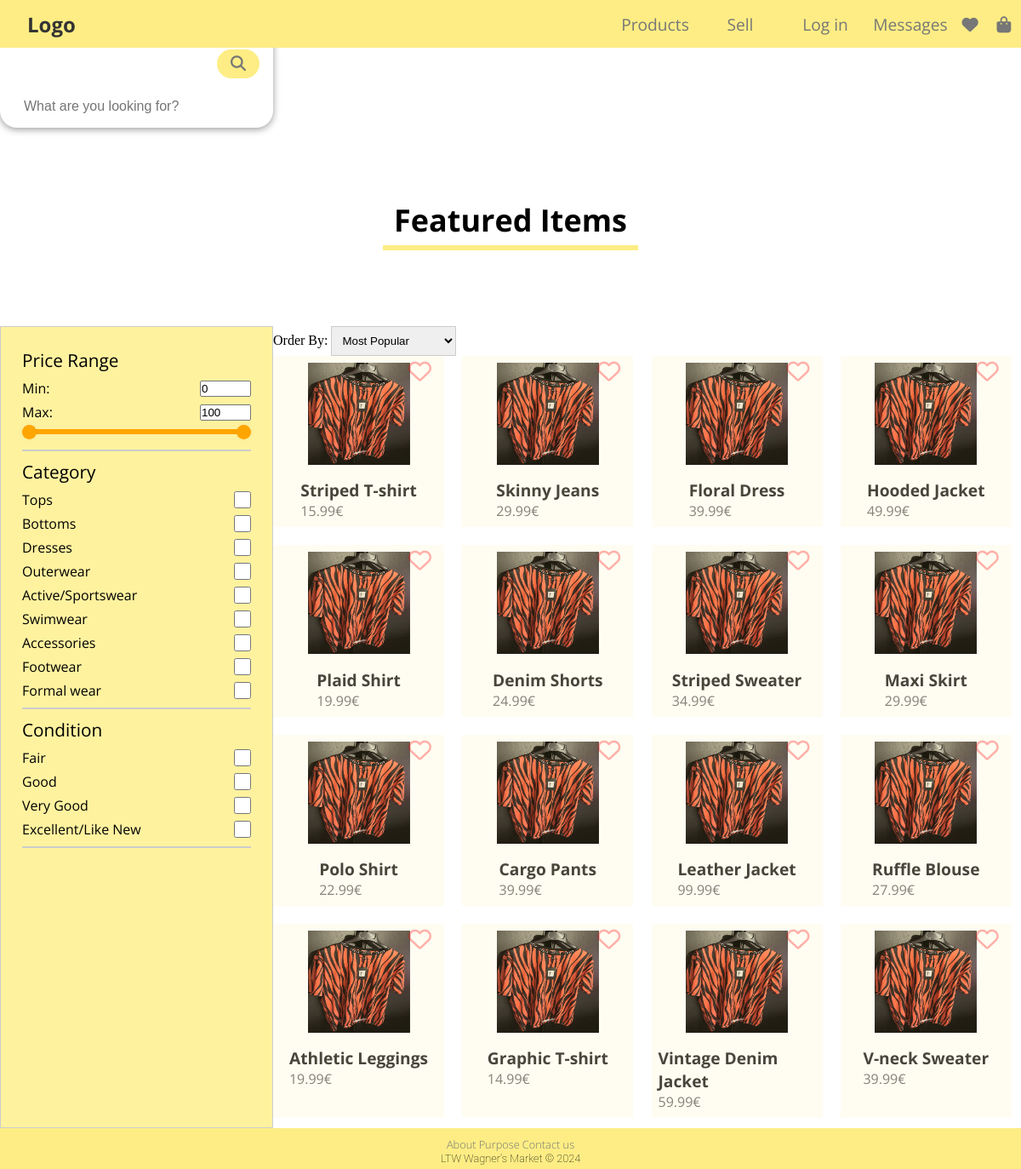
The page /pages/search.php on the database as committed earlier.
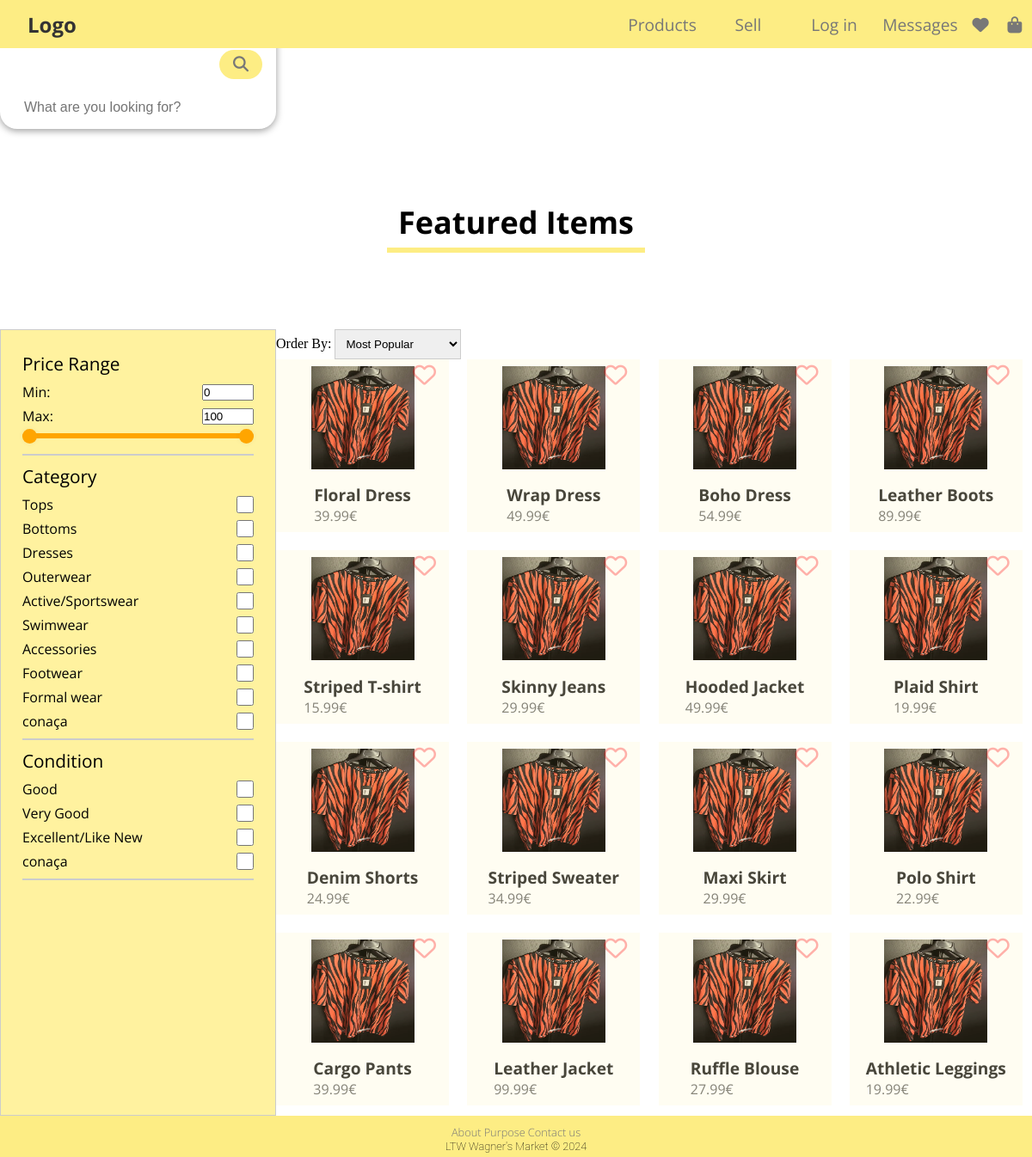
The same page on the database as committed later.
### tables this page shows
CREATE TABLE ITEM (
    ItemId INTEGER PRIMARY KEY AUTOINCREMENT,
    UserId INTEGER NOT NULL,
    Title TEXT NOT NULL,
    Price FLOAT NOT NULL,
    Description TEXT NOT NULL,
    Condition TEXT NOT NULL,
    Size TEXT NOT NULL,
    Brand TEXT NOT NULL,
    ImagePath TEXT NOT NULL,
    WishlistCounter INTEGER DEFAULT 0,
    Timestamp DATETIME NOT NULL DEFAULT CURRENT_TIMESTAMP,
    CONSTRAINT PriceConstraint CHECK (Price > 0),
    FOREIGN KEY (UserId) REFERENCES USER (UserId) ON DELETE CASCADE ON UPDATE CASCADE,
    FOREIGN KEY (Condition) REFERENCES CONDITION (Condition) ON DELETE CASCADE ON UPDATE CASCADE,
    FOREIGN KEY (Size) REFERENCES SIZE (Size) ON DELETE CASCADE ON UPDATE CASCADE
);

CREATE TABLE CATEGORY (
    CategoryName TEXT NOT NULL,
    CategoryImage TEXT NOT NULL,
    CONSTRAINT Pk_CategoryName PRIMARY KEY (CategoryName)
);

CREATE TABLE CONDITION (
    Condition TEXT NOT NULL,
    CONSTRAINT PK_Condition PRIMARY KEY (Condition)
);

### public/pages/search.php (called while the page is built, shortened)
<?php
require_once(__DIR__ . '/../utils/session.php');
$session = new Session();
require_once(__DIR__ . '/../../private/database/connection.db.php');
require_once(__DIR__ . '/../../private/database/item.class.php');
require_once(__DIR__ . '/../../private/database/item_category.class.php');
require_once(__DIR__ . '/../../private/templates/common.tpl.php');
require_once(__DIR__ . '/../../private/templates/item.tpl.php');
$limit = 16;
$offset = 0;
$db = getDatabaseConnection();
$categoryName = isset($_GET['category']) ? $_GET['category'] : null;
$items = Item::getMostPopularItems($db, $limit, $offset);
$maxPrice = Item::getMaxPrice($db);
drawItems($db, $items, $session);
drawItemFilter($db, $maxPrice, $categoryName);
?>

### private/database/item.class.php (called while the page is built, shortened)
<?php
class Item
{
    public function __construct(int $itemId, int $userId, string $title, float $price, string $description, string $condition, string $size, string $brand, string $imagePath, int $wishlistCounter, string $timeStamp)
    {
        $this->itemId = $itemId;
        $this->title = $title;
        $this->price = $price;
        $this->imagePath = $imagePath;
    }
    static function getMostPopularItems(PDO $db, int $count, int $offset): array
    {
        $stmt = $db->prepare('SELECT ItemId, UserId, Title, Price, Description, Condition,
            Size, Brand, ImagePath, WishlistCounter, Timestamp FROM ITEM ORDER BY WishlistCounter DESC LIMIT ? OFFSET ?');
        $stmt->execute(array($count, $offset));
        $items = array();
        while ($item = $stmt->fetch()) {
            $items[] = new Item(
                $item['ItemId'],
                $item['UserId'],
                $item['Title'],
                $item['Price'],
                $item['Description'],
                $item['Condition'],
                $item['Size'],
                $item['Brand'],
                $item['ImagePath'],
                $item['WishlistCounter'],
                $item['Timestamp']
            );
        }
        return $items;
    }
}
?>

### public/utils/session.php (called while the page is built, shortened)
<?php
class Session
{
    public function isLoggedIn(): bool
    {
        return isset($_SESSION['id']);
    }
}
?>

### private/database/category.class.php (called while the page is built, shortened)
<?php
class Category
{
    public function __construct(string $categoryName, string $categoryImage)
    {
        $this->categoryName = $categoryName;
    }
    static function getCategories(PDO $db): array
    {
        $stmt = $db->prepare('SELECT CategoryName, CategoryImage FROM CATEGORY');
        $stmt->execute(array());
        $categories = array();
        while ($category = $stmt->fetch()) {
            $categories[] = new Category(
                $category['CategoryName'],
                $category['CategoryImage']
            );
        }
        return $categories;
    }
}
?>

### private/database/condition.class.php (called while the page is built, shortened)
<?php
class Condition
{
    public function __construct(string $condition)
    {
        $this->condition = $condition;
    }
    static function getConditions(PDO $db): array
    {
        $stmt = $db->prepare('SELECT Condition FROM CONDITION');
        $stmt->execute(array());
        $conditions = array();
        while ($condition = $stmt->fetch()) {
            $conditions[] = new Condition(
                $condition['Condition']
            );
        }
        return $conditions;
    }
}
?>

### private/templates/item.tpl.php (the view, shortened to what the changed rows need)
<?php
require_once(__DIR__ . '/../database/item.class.php');
require_once(__DIR__ . '/../database/condition.class.php');
require_once(__DIR__ . '/../database/category.class.php');
?>
<?php function drawItems(PDO $db, array $items, Session $session): void
{ ?>
        <ul class="draw-items" id="draw-items">
            <?php foreach($items as $item) { ?>
                <li class="item-card">
                    <a href="../pages/item.php?id=<?=$item->itemId?>">
                        <img src="<?= $item->imagePath?>">
                    </a>
                    <?php if(!$session->isLoggedIn()) { ?>
                        <button id="not-logged-in" type="button" class="wishlist-button" disabled>
                            <i class="fa-regular fa-heart"></i>
                        </button>
                    <?php } elseif (Wishlist::isInWishlist($db, $session->getId(), $item->itemId)) { ?>
                        <button id="<?= $item->itemId ?>" type="button" class="wishlist-button">
                            <i class="fa-solid fa-heart"></i>
                        </button>
                    <?php } else { ?>
                        <button id="<?= $item->itemId ?>" type="button" class="wishlist-button">
                            <i class="fa-regular fa-heart"></i>
                        </button>
                    <?php } ?>
                    <a href="../pages/item.php?id=<?=$item->itemId?>">
                        <h4><?=$item->title?></h4>
                        <p><?=number_format($item->price, 2)?>€</p>
                    </a>
                </li>
            <?php } ?>
        </ul>
<?php }?>
<?php function drawItemFilter(PDO $db, float $maxPrice, ?string $selectedCategory = null) { ?>
    <?php
        $categories = Category::getCategories($db);
        $conditions = Condition::getConditions($db);
    ?>
    <form id="filters">
        <fieldset id="category">
            <legend>Category</legend>
            <?php foreach($categories as $category) { ?>
                <?php if ($selectedCategory != null) {
                    if ($selectedCategory === $category->categoryName) { ?>
                       <label><?= $category->categoryName ?><input type="checkbox" id="<?= $category->categoryName ?>" checked></label>
                <?php } else { ?>
                <label><?= $category->categoryName ?><input type="checkbox" id="<?= $category->categoryName ?>"></label>
                <?php } } else { ?>
                    <label><?= $category->categoryName ?><input type="checkbox" id="<?= $category->categoryName ?>"></label>
                    <?php } } ?>
        </fieldset>
        <fieldset id="condition">
            <legend>Condition</legend>
            <?php foreach($conditions as $condition) { ?>
                <label><?= $condition->condition ?><input type="checkbox" id="<?= $condition->condition ?>"></label>
            <?php } ?>
        </fieldset>
    </form>
<?php } ?>

Rows that differ between the two databases and show on the page:
no longer on this page (row unchanged): item: ImagePath (picture), Title "Graphic T-shirt", Price "14.99"
no longer on this page (row unchanged): item: ImagePath (picture), Title "Vintage Denim Jacket", Price "59.99"
no longer on this page (row unchanged): item: ImagePath (picture), Title "V-neck Sweater", Price "39.99"
removed condition: Condition "Fair"
changed item "Floral Dress": moves up the list
now on this page (row edited): item: ImagePath (picture), Title "Wrap Dress", Price "49.99"
now on this page (row edited): item: ImagePath (picture), Title "Boho Dress", Price "54.99"
now on this page (row edited): item: ImagePath (picture), Title "Leather Boots", Price "89.99"
added category: CategoryName "conaça"
added condition: Condition "conaça"
